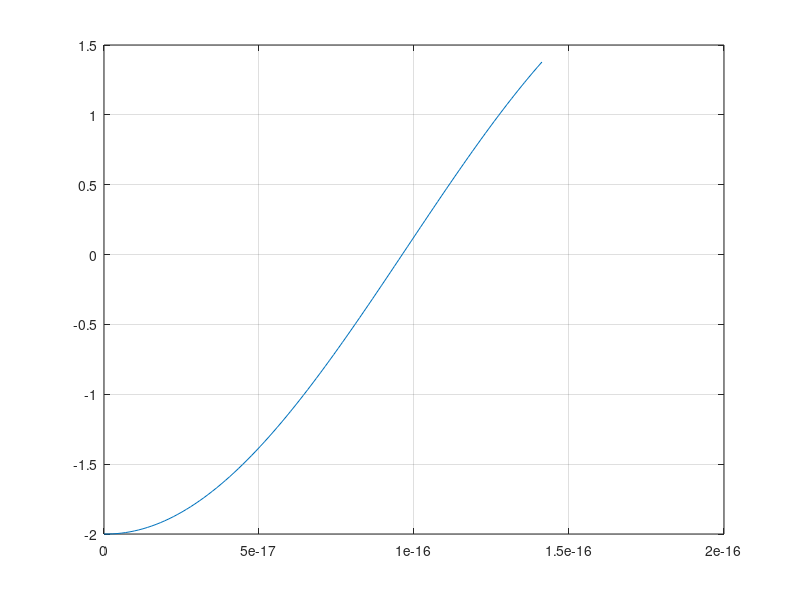

Recreate this plot in MATLAB.
X0 = -2; %метры
M = 9e-31; %килограммы
Q0 = 1.6e-19; %Кулоны
Q = -1.2e-18; %Кулоны
V0 = 0; %м/с
e0 = 8.854187817e-12; %Ф/м
k = 1/(4*pi*e0); %м/Ф
T1 = 2.5*10*(16*M/(k*Q*Q0))^(1/2);
DT = 1e-2*T1;
Y = [X0, V0];
T = 0;
i = 1;
while T(i, 1) < T1
  i = i + 1;
  V = Y(i - 1, 2);
  X = Y(i - 1, 1);
  Y(i, :) = Y(i - 1, :) + [X, abs(M*k*Q*Q0/(X)^2)]*DT;
  T(i, 1) = T(i - 1, 1) + DT;
end
plot(T, Y(:, 1));
grid on

X0 = -1; %метры
M = 6e-31; %килограммы
Q0 = 1.8e-19; %Кулоны
Q = -1.4e-18; %Кулоны
V0 = 0; %м/с
e0 = 8.854187817e-12; %Ф/м
k = 1/(4*pi*e0); %м/Ф
T1 = 2.5*10*(8*M/(k*Q*Q0))^(1/2);
DT = 1e-2*T1;
Y = [X0, V0];
T = 0;
i = 1;
while T(i, 1) < T1
  i = i + 1;
  V = Y(i - 1, 2);
  X = Y(i - 1, 1);
  Y(i, :) = Y(i - 1, :) + [X, abs(M*k*Q*Q0/(X)^2)]*DT;
  T(i, 1) = T(i - 1, 1) + DT;
end
%plot(T, Y(:, 1));
%grid on